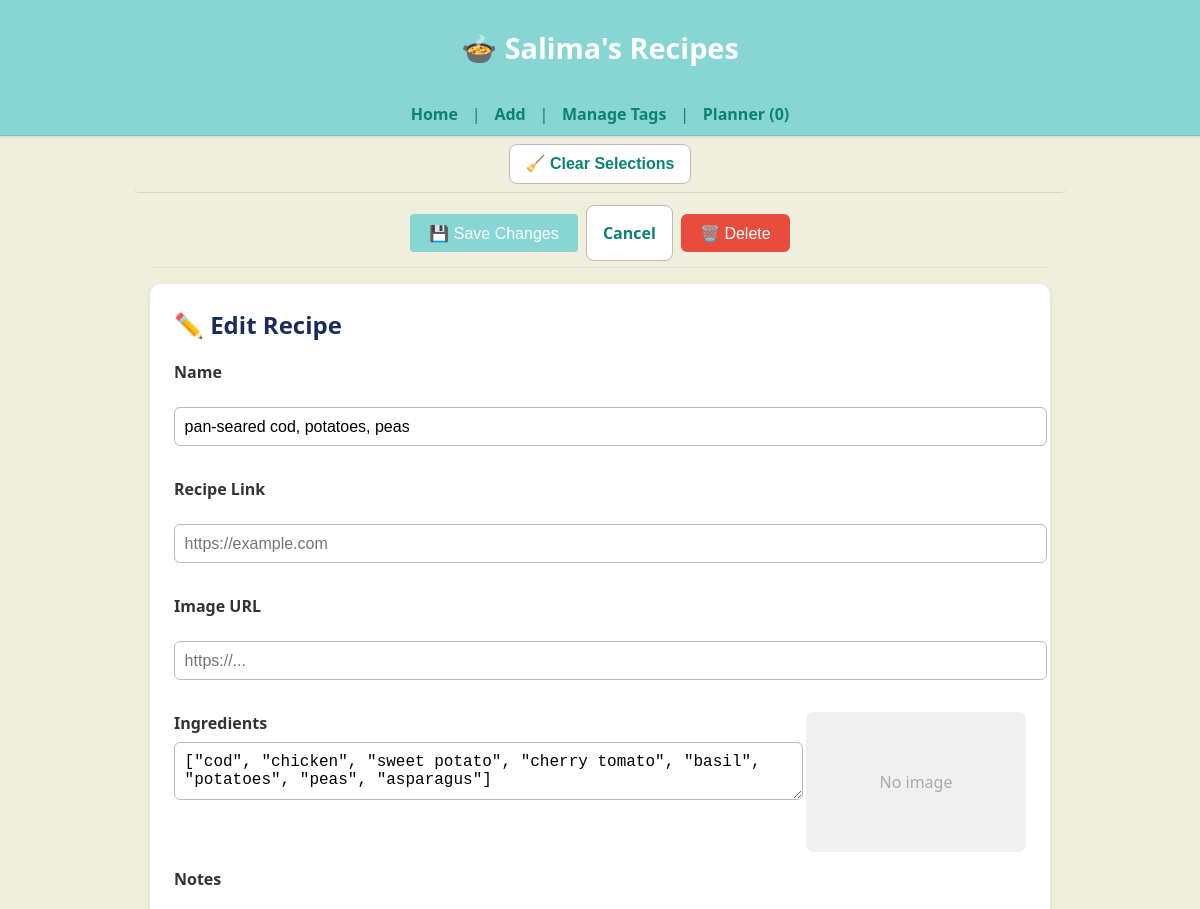
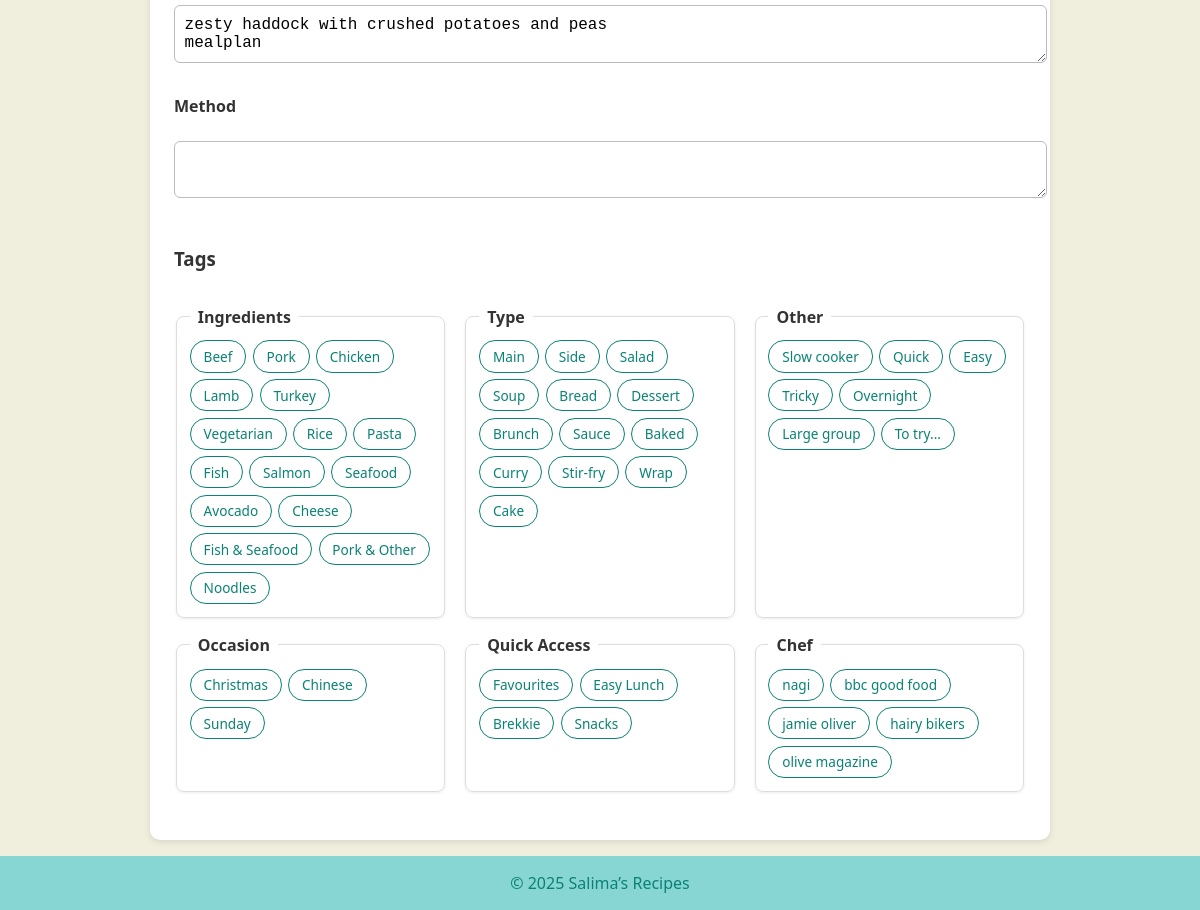
Screenshot of /edit/1 with the database file from the repository (2 pictures, top to bottom).
### tables this page shows
CREATE TABLE recipes (
    id INTEGER PRIMARY KEY,
    name TEXT,
    ingredients JSON,
    method TEXT,
    tags JSON,
    category TEXT,
    source TEXT,
    linked_recipe TEXT,
    image_url TEXT,
    notes TEXT,
    created_at DATETIME DEFAULT CURRENT_TIMESTAMP,
    updated_at DATETIME DEFAULT CURRENT_TIMESTAMP
);

### app.py (the view, shortened to what this page needs)
@app.route("/edit/<int:recipe_id>", methods=["GET", "POST"])
def edit_recipe(recipe_id):
    row = get_recipe(recipe_id)
    if not row:
        abort(404)
    (
        rid, name, ingredients, method, tags,
        category, source, linked_recipe, image_url,
        notes, created_at, updated_at
    ) = row
    tags_dict = load_tags_json()  # load all groups from tags.json dynamically
    return render_template(
    "edit.html",
    id=rid,
    name=name,
    ingredients=ingredients or "",
    method=method or "",
    image_url=image_url or "",
    tags=tags or "",
    linked_recipe=linked_recipe or "",
    notes=notes or "",
    tags_dict=tags_dict
)

### app.py (called while the page is built)
def load_tags_json():
    if TAGS_PATH.exists():
        with TAGS_PATH.open("r", encoding="utf-8") as f:
            return json.load(f)
    return {}

@app.teardown_appcontext
def close_connection(exception):
    db = getattr(g, "_database", None)
    if db is not None:
        db.close()

def get_conn():
    return sqlite3.connect(DB_PATH)

def get_recipe(recipe_id: int):
    with get_conn() as conn:
        c = conn.cursor()
        c.execute("""
            SELECT id, name, ingredients, method, tags,
                   category, source, linked_recipe, image_url, notes,
                   created_at, updated_at
            FROM recipes
            WHERE id = ?
        """, (recipe_id,))
        row = c.fetchone()
        return row

### templates/edit.html (shortened to what this page needs)
{% extends "base.html" %}
{% block content %}
<main class="homepage">
  <div class="control-space" style="margin-bottom:1rem; display:flex; flex-wrap:wrap; justify-content:center; gap:0.5rem;">
    <button type="submit" form="editForm" class="btn-edit">💾 Save Changes</button>
    <a href="/recipe/{{ id }}" class="btn-clear">Cancel</a>
    <form method="post" action="/delete/{{ id }}" onsubmit="return confirm('Delete this recipe?');" style="display:inline;">
      <button type="submit" class="btn btn-danger">🗑️ Delete</button>
    </form>
  </div>
  <div class="recipe-edit" style="max-width:900px; margin:auto; background:#fff; border-radius:10px; padding:1.5rem; box-shadow:0 2px 6px rgba(0,0,0,0.1);">
    <h2 style="margin-top:0; color:#1a2c5b;">✏️ Edit Recipe</h2>
    <form id="editForm" method="post" style="display:flex; flex-direction:column; gap:1rem;">
      <label><strong>Name</strong></label>
      <input name="name" value="{{ name }}" required style="padding:0.6rem; border:1px solid #bbb; border-radius:6px;">
      <label><strong>Recipe Link</strong></label>
      <input type="text" name="linked_recipe" value="{{ linked_recipe or '' }}" placeholder="https://example.com" style="padding:0.6rem; border:1px solid #bbb; border-radius:6px;">
      <label><strong>Image URL</strong></label>
      <input name="image_url" value="{{ image_url }}" placeholder="https://..." style="padding:0.6rem; border:1px solid #bbb; border-radius:6px;">
      <div style="display:flex; flex-wrap:wrap; gap:1.5rem; justify-content:center; align-items:flex-start;">
        <div style="flex:1; min-width:260px;">
          <label><strong>Ingredients</strong></label>
          <textarea name="ingredients" style="width:100%; border:1px solid #bbb; border-radius:6px; padding:0.6rem; resize:vertical;">{{ ingredients }}</textarea>
        </div>
        <div style="flex:0 0 220px; text-align:center;">
          {% if image_url %}
            <img src="{{ image_url }}" alt="{{ name }}" id="imagePreview" style="width:100%; max-width:220px; border-radius:8px;">
          {% else %}
            <div id="imagePreview" style="width:100%; max-width:220px; height:140px; background:#f0f0f0; border-radius:8px; display:flex; align-items:center; justify-content:center; color:#aaa;">
              No image
            </div>
          {% endif %}
        </div>
      </div>
      <label><strong>Notes</strong></label>
      <textarea name="notes" placeholder="Write any special notes here..." style="width:100%; border:1px solid #bbb; border-radius:6px; padding:0.6rem; resize:vertical;">{{ notes or '' }}</textarea>
      <label><strong>Method</strong></label>
      <textarea name="method" style="width:100%; border:1px solid #bbb; border-radius:6px; padding:0.6rem; resize:vertical;">{{ method }}</textarea>
      <h3 style="margin-top:1rem;">Tags</h3>
      {% set current_tags = (tags or "").split(",") %}
      <div class="tag-groups" style="display:flex; flex-wrap:wrap; gap:1rem;">
        {% for group_name, tag_list in tags_dict.items() %}
          <fieldset style="border:1px solid #ddd; border-radius:8px; padding:0.8rem; min-width:200px; flex:1;">
            <legend style="font-weight:600;">{{ group_name }}</legend>
            <div style="display:flex; flex-wrap:wrap; gap:0.4rem;">
              {% for t in tag_list %}
                {% set checked = t in current_tags %}
                <label style="cursor:pointer;">
                  <span class="tag-pill" style="
                        display:inline-block;
                        padding:0.35rem 0.8rem;
                        border-radius:16px;
                        border:1px solid #0a8274;
                        color:{% if checked %}#fff{% else %}#0a8274{% endif %};
                        background:{% if checked %}#0a8274{% else %}#fff{% endif %};
                        font-size:0.85rem;
                        transition:all 0.2s ease;
                        ">
                    {{ t }}
                  </span>
                </label>
              {% endfor %}
            </div>
          </fieldset>
        {% endfor %}
      </div>
    </form>
  </div>
</main>
{% endblock %}

### static/style.css (style rules this page uses)
:root { --brand: #87d6d4; --brand-dark: #0a8274; --background: #f0eedd; }
body { font-family: "Segoe UI", Helvetica, Arial, sans-serif; background: var(--background); color: #333; margin: 0; padding: 0; }
main { background: var(--background); max-width: 100%; margin: 0; padding: 0; box-shadow: none; border: none; }
a { color: var(--brand-dark); text-decoration: none; transition: color 0.2s ease; }
form input, form textarea { width: 100%; padding: 0.5rem; margin: 0.5rem 0 1rem 0; border: 1px solid #ccc; border-radius: 4px; font-size: 1rem; }
button { background: var(--brand); color: white; border: none; padding: 0.6rem 1.2rem; font-size: 1rem; border-radius: 4px; cursor: pointer; transition: background 0.2s ease; }
.btn-danger { background: #e74c3c; color: white; padding: 0.6rem 1.2rem; border-radius: 6px; transition: background 0.2s ease; }
.tag-groups { display: grid; grid-template-columns: repeat(auto-fit, minmax(220px, 1fr)); gap: 1rem; margin-bottom: 1.5rem; }
.tag-groups fieldset { border: 1px solid #ccc; border-radius: 8px; padding: 0.75rem 1rem 1rem; background: #fff; box-shadow: 0 1px 3px rgba(0,0,0,0.08); }
.tag-groups legend { font-weight: 600; padding: 0 0.5rem; }
.tag-pill { display: inline-block; padding: 0.4rem 0.8rem; border: 2px solid var(--brand-dark); border-radius: 20px; background: #fff; color: #333; text-align: center; font-size: 0.9rem; cursor: pointer; transition: all 0.2s ease; }
.control-space { position: sticky; top: 2.6rem; z-index: 90; display: flex; justify-content: center; align-items: center; gap: 0.8rem; flex-wrap: wrap; background: var(--background); padding: 0.35rem 0.6rem; margin: 0 auto 0.4rem; max-width: 900px; border-bottom: 1px solid rgba(0,0,0,0.05); border-radius: 5px; }
.btn-clear, .btn-toggle-cloud { display: inline-flex; align-items: center; justify-content: center; height: 40px; line-height: 1; font-weight: 600; padding: 0.45rem 1rem; border-radius: 8px; cursor: pointer; border: 1px solid #bbb; transition: background 0.25s ease, color 0.25s ease, transform 0.1s ease; }
.btn-clear { background: #fff; color: var(--brand-dark); }
main.homepage { max-width: 900px; margin: 0 auto; padding: 0 1rem 1rem; background: var(--background); border: none; box-shadow: none; }

### rows the page displays
recipes: name "pan-seared cod, potatoes, peas", ingredients "[\"cod\", \"chicken\", \"sweet potato\", \"cherry tomato\", \"basil\", \"potatoes\", \"peas\", \"asparagus\"]", notes "zesty haddock with crushed potatoes and peas mealplan"

### other values shown
{{ group_name }} "Ingredients" "Type" "Other" "Occasion" "Quick Access" "Chef"
{{ t }} "Beef" "Pork" "Chicken" "Lamb" "Turkey" "Vegetarian" "Rice" "Pasta" "Fish" "Salmon" "Seafood" "Avocado" "Cheese" "Fish & Seafood" "Pork & Other" "Noodles" "Main" "Side" "Salad" "Soup" "Bread" "Dessert" "Brunch" "Sauce" "Baked" "Curry" "Stir-fry" "Wrap" "Cake" "Slow cooker" "Quick" "Easy" "Tricky" "Overnight" "Large group" "To try..." "Christmas" "Chinese" "Sunday" "Favourites" "Easy Lunch" "Brekkie" "Snacks" "nagi" "bbc good food" "jamie oliver" "hairy bikers" "olive magazine"
{{ 2025|default(2025) }} "2025"
